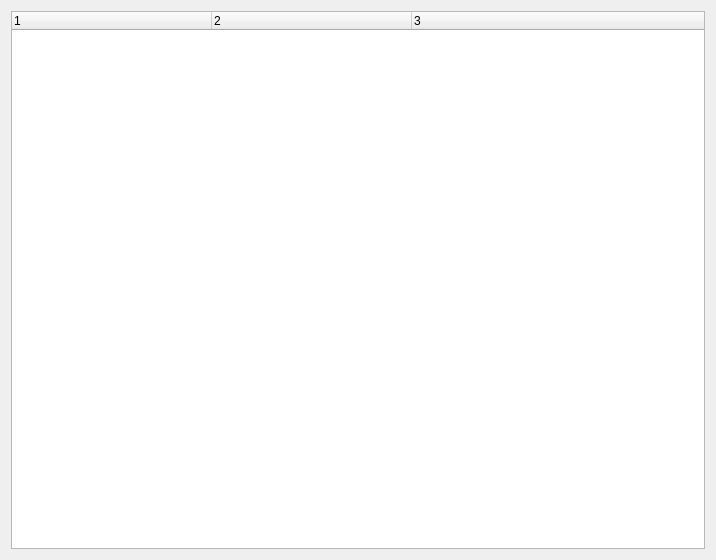
<?xml version="1.0" encoding="UTF-8"?>
<ui version="4.0">
 <class>QtDCM</class>
 <widget class="QWidget" name="QtDCM">
  <property name="geometry">
   <rect>
    <x>0</x>
    <y>0</y>
    <width>716</width>
    <height>560</height>
   </rect>
  </property>
  <property name="windowTitle">
   <string>Form</string>
  </property>
  <layout class="QGridLayout" name="gridLayout">
   <item row="0" column="0">
    <widget class="QTreeWidget" name="treeWidget">
     <property name="sizePolicy">
      <sizepolicy hsizetype="Expanding" vsizetype="Expanding">
       <horstretch>0</horstretch>
       <verstretch>0</verstretch>
      </sizepolicy>
     </property>
     <property name="columnCount">
      <number>3</number>
     </property>
     <attribute name="headerCascadingSectionResizes">
      <bool>true</bool>
     </attribute>
     <attribute name="headerDefaultSectionSize">
      <number>200</number>
     </attribute>
     <attribute name="headerCascadingSectionResizes">
      <bool>true</bool>
     </attribute>
     <attribute name="headerDefaultSectionSize">
      <number>200</number>
     </attribute>
     <column>
      <property name="text">
       <string notr="true">1</string>
      </property>
     </column>
     <column>
      <property name="text">
       <string notr="true">2</string>
      </property>
     </column>
     <column>
      <property name="text">
       <string notr="true">3</string>
      </property>
     </column>
    </widget>
   </item>
  </layout>
 </widget>
 <resources/>
 <connections/>
</ui>
